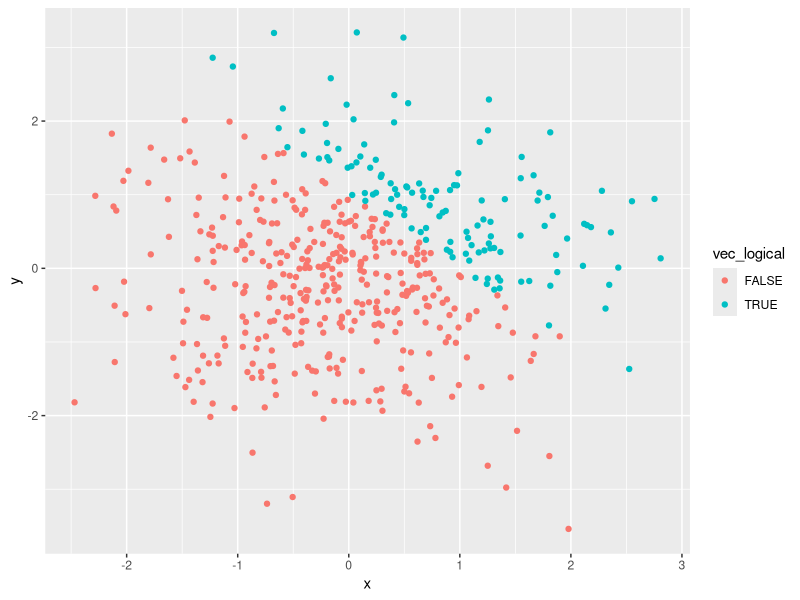

The R script that drew this image:
## ---- chunk 1
knitr::opts_chunk$set(echo = TRUE)
library(tidyverse)
## ---- chunk 2

problem1_df = tibble(
  norm_samp = rnorm(8),
  norm_samp_pos = norm_samp > 0,
  vec_char = c("This", "is", "the", "first", "data", "science", "homework", "assignment"),
  vec_factor = factor(c("one", "two", "three", "one", "two", "three", "one", "two"))
)
## ---- chunk 3

  mean(pull(problem1_df, norm_samp))

  mean(pull(problem1_df, norm_samp_pos))

  mean(pull(problem1_df, vec_char))

  mean(pull(problem1_df, vec_factor))
## ---- chunk 4

  as.numeric(pull(problem1_df, norm_samp_pos)) 

  as.numeric(pull(problem1_df, vec_char))

  as.numeric(pull(problem1_df, vec_factor))

## ---- chunk 5

  as.numeric(
    pull(problem1_df, norm_samp_pos))*(pull(problem1_df,  norm_samp))

  as.factor(
    pull(problem1_df, norm_samp_pos))*(pull(problem1_df,  norm_samp))

  as.numeric(
    as.factor(
      pull(problem1_df, norm_samp_pos)))*(pull(problem1_df,  norm_samp))

## ---- chunk 6
problem2_df = tibble(
  x = rnorm(500),
  y = rnorm(500),
  vec_logical = x + y > 1,
  as.numeric(vec_logical),
  as.factor(vec_logical)
)
## ---- chunk 7
ggplot(problem2_df, aes(x = x, y = y, color = vec_logical)) + geom_point()
